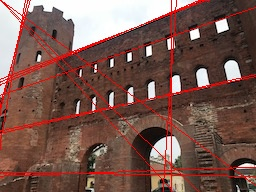

Recreate this plot in Python.
import cv2
import numpy as np
import lib4150
import matplotlib.pyplot as plt
import sys,os
sys.path.append(os.getcwd())
from q01_10 import lib0110
from q21_30 import lib2130

if __name__ == '__main__':
    img = cv2.imread("Gasyori100knock/Question_41_50/thorino.jpg")
    #img = cv2.imread("../../../Desktop/download.jpg")

    canny_edge = lib4150.Canny(img, Gaussian_k=5, Gaussian_sigma=1.4, HT=100, LT=30).clip(0,255).astype(np.uint8)
    
    cv2.imshow("imori", canny_edge)
    cv2.waitKey(0)
    cv2.imwrite("q41_50/046a.jpg", canny_edge)
    cv2.destroyAllWindows()

    out = lib4150.Hough(img, canny_edge, 20)

    cv2.imshow("imori", out)
    cv2.waitKey(0)
    cv2.imwrite("q41_50/046.jpg", out)
    cv2.destroyAllWindows()
